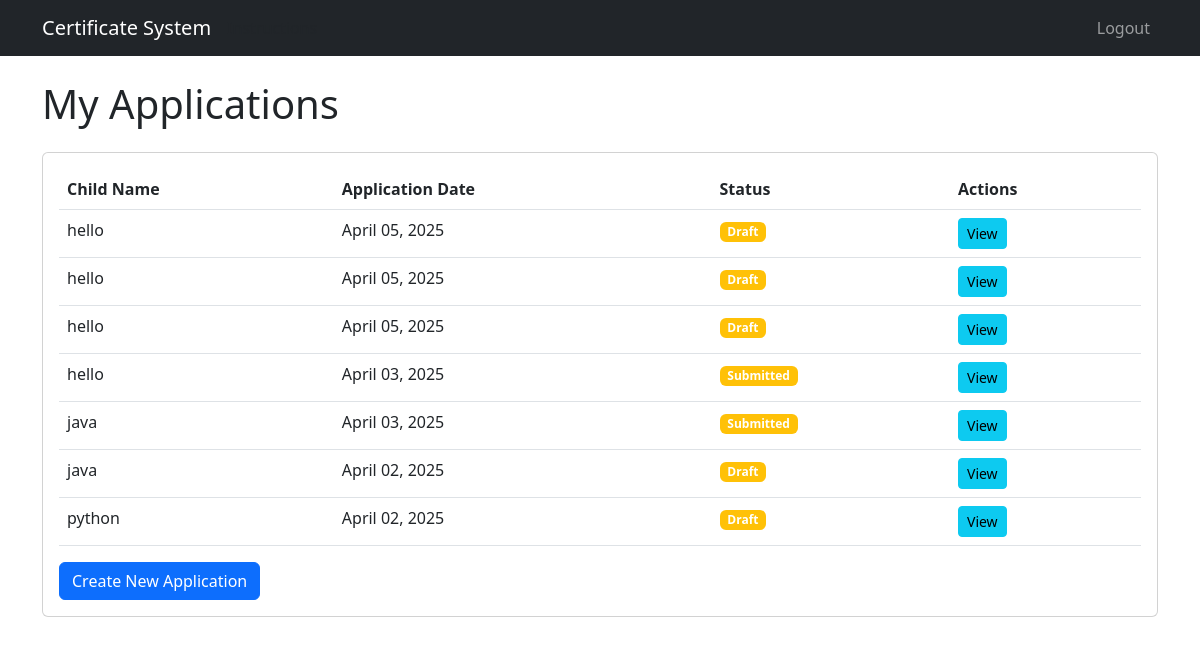
The app's page /birth/my-applications/ (signed in) with its own data.
### birth/models.py (models this page shows, shortened)
class BirthCertificateApplication(models.Model):
    STATUS_CHOICES = [
        ('draft', 'Draft'),
        ('submitted', 'Submitted'),
        ('payment_pending', 'Payment Pending'),
        ('payment_completed', 'Payment Completed'),
        ('processing', 'Processing'),
        ('approved', 'Approved'),
        ('rejected', 'Rejected'),
    ]
    user = models.ForeignKey(User, on_delete=models.CASCADE)
    child_name = models.CharField(max_length=100)
    parent_name = models.CharField(max_length=100)
    parent_aadhaar = models.CharField(max_length=12)
    place_of_birth = models.CharField(max_length=100)
    date_of_birth = models.DateField()
    permanent_address = models.TextField()
    status = models.CharField(max_length=20, choices=STATUS_CHOICES, default='draft')
    created_at = models.DateTimeField(auto_now_add=True)
    updated_at = models.DateTimeField(auto_now=True)

### birth/views.py (the view)
# urls.py: path('my-applications/', views.my_applications, name='my_applications'),
@login_required
def my_applications(request):
    applications = BirthCertificateApplication.objects.filter(user=request.user).order_by('-created_at')
    return render(request, 'birth/my_applications.html', {'applications': applications})

### birth/templates/birth/my_applications.html
{% extends 'birth/base.html' %}
{% block content %}
<h1>My Applications</h1>
<div class="card mt-4">
    <div class="card-body">
        <table class="table">
            <thead>
                <tr>
                    <th>Child Name</th>
                    <th>Application Date</th>
                    <th>Status</th>
                    <th>Actions</th>
                </tr>
            </thead>
            <tbody>
                {% for application in applications %}
                <tr>
                    <td>{{ application.child_name }}</td>
                    <td>{{ application.created_at|date:"F d, Y" }}</td>
                    <td>
                        <span class="badge bg-{% if application.status == 'approved' %}success{% elif application.status == 'rejected' %}danger{% else %}warning{% endif %}">
                            {{ application.get_status_display }}
                        </span>
                    </td>
                    <td>
                        <a href="{% url 'application_status' application.id %}" class="btn btn-sm btn-info">View</a>
                    </td>
                </tr>
                {% empty %}
                <tr>
                    <td colspan="4">No applications found.</td>
                </tr>
                {% endfor %}
            </tbody>
        </table>
        <div class="mt-3">
            <a href="{% url 'birth_certificate_instructions' %}" class="btn btn-primary">Create New Application</a>
        </div>
    </div>
</div>
{% endblock %}

### birth/templates/birth/base.html (shortened to what this page needs)
<!DOCTYPE html>
<html lang="en">
<head>
    <link href="https://cdn.jsdelivr.net/npm/bootstrap@5.3.0/dist/css/bootstrap.min.css" rel="stylesheet">
</head>
<body>
    <nav class="navbar navbar-expand-lg navbar-dark bg-dark">
        <div class="container">
            <a class="navbar-brand" href="{% url 'home' %}">Certificate System</a>
            <a class="nav-link" href="{% url 'birth:birth_certificate_instructions' %}">
            </a>
            <div class="navbar-nav ms-auto">
                {% if user.is_authenticated %}
                    <a class="nav-link" href="{% url 'logout' %}">
                         Logout
                    </a>
                {% endif %}
            </div>
        </div>
    </nav>
    <div class="container mt-4">
        {% block content %}{% endblock %}
    </div>
</body>
</html>

### records on screen
BirthCertificateApplication: child_name "hello", created_at "April 05, 2025", status "Draft"
BirthCertificateApplication: child_name "hello", created_at "April 05, 2025", status "Draft"
BirthCertificateApplication: child_name "hello", created_at "April 05, 2025", status "Draft"
BirthCertificateApplication: child_name "hello", created_at "April 03, 2025", status "Submitted"
BirthCertificateApplication: child_name "java", created_at "April 03, 2025", status "Submitted"
BirthCertificateApplication: child_name "java", created_at "April 02, 2025", status "Draft"
BirthCertificateApplication: child_name "python", created_at "April 02, 2025", status "Draft"
